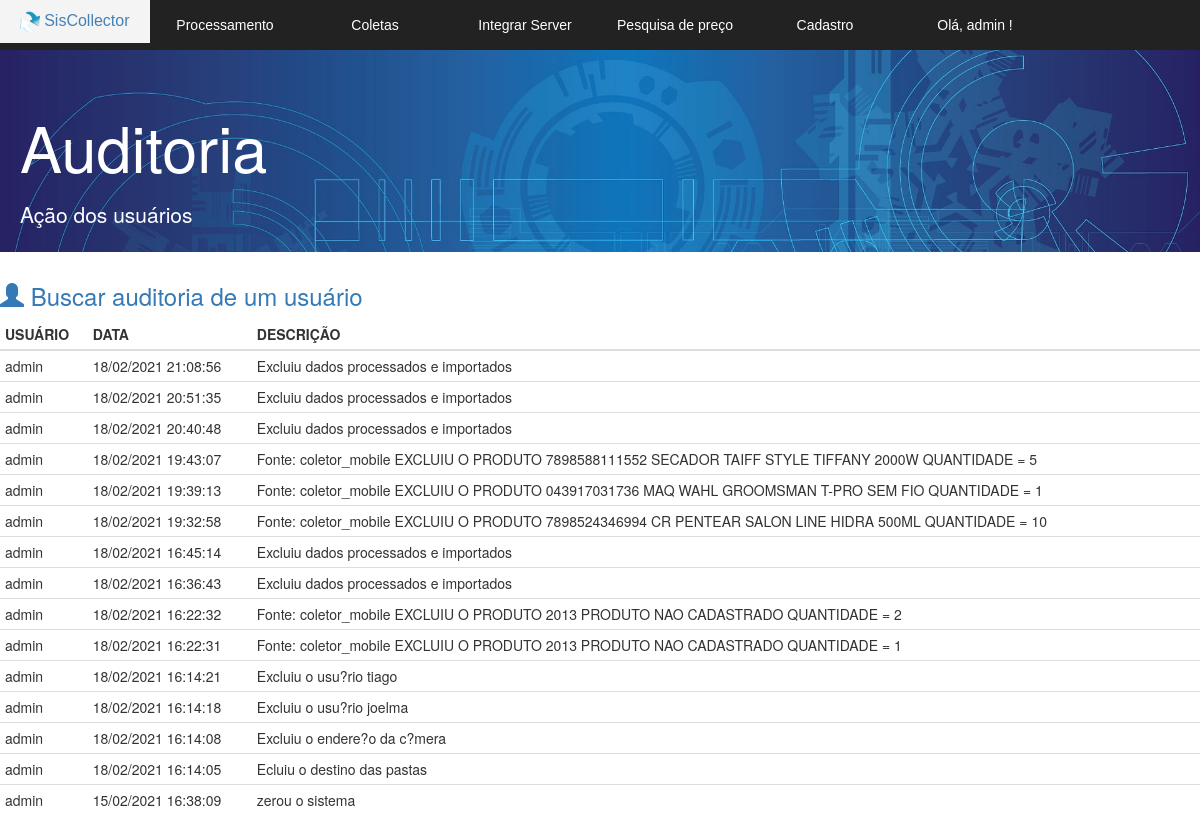
Before: /coletor/v_listar_auditoria.php (signed in) with the older database file.
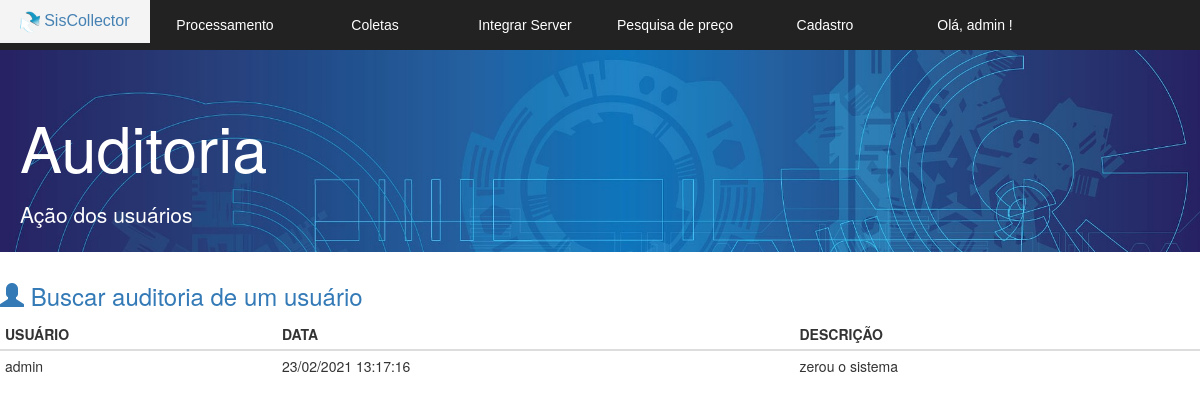
After: the same page with the newer database file.
### tables this page shows
CREATE TABLE IF NOT EXISTS `auditoria` (
  `id` int(11) NOT NULL AUTO_INCREMENT,
  `usuario` varchar(255) DEFAULT NULL,
  `descricao` varchar(255) DEFAULT NULL,
  `data` datetime NOT NULL,
  PRIMARY KEY (`id`)
);

### coletor/v_listar_auditoria.php (the view, shortened to what this page needs)
<!DOCTYPE html>
<html lang="pt-br">
<head>
  <link href="bootstrap/css/bootstrap.min.css" rel="stylesheet">
  <link rel="stylesheet" href="css.css">
  <link rel="stylesheet" href="normalize.css">
</head>
<body>
	<section id="principal">
   <?php
   require 'v_cabecalho.php';
   ?>
   <section class="corpo">
    <div class="jumbotron jumbotron-fluid">
      <div class="container">
        <h1 class="display-4">Auditoria</h1>
        <p class="lead">Ação dos usuários</p>
      </div>
    </div>
    <h3> <a href="v_buscar_usuario.php" > <span class="glyphicon glyphicon-user" aria-hidden="true"></span> Buscar auditoria de um usuário </a></h3>
    <?php
    $listagem = mysqli_query($conexao,  "SELECT * FROM auditoria order by id desc");
    ?>
    <table class="table table-condensed">
     <thead >
      <tr class="table-primary">
        <th scope="col">USUÁRIO</th>
        <th scope="col">DATA</th>
        <th scope="col">DESCRIÇÃO</th>
      </tr>
    </thead>
    <tbody>
      <?php
      while($linha = mysqli_fetch_array($listagem)) {
      $data = $linha['data'];
      ?>
        <tr>
          <td> <?= $linha['usuario'] ?> </td>
          <td> <?php echo date('d/m/Y H:i:s', strtotime($data));  ?>  </td>
          <td> <?= utf8_encode($linha['descricao']);  ?> </td>
        </tr>
        <?php } ?>
      </tbody>
    </table>
  </section>
</section>
</body>
</html>

### coletor/v_cabecalho.php (shortened to what this page needs)
<?php
$usuario = $_SESSION['usuario'];
?>
<div>
<nav class="menu">
	<ul>
		<li> <a href="index.php" id="a"> <img src="logo.png" height="22px" alt=""> SisCollector	</a></li>
		<li><a href="#">Processamento</a>
		</li>
		<li><a href="#">Coletas </a>
		</li>
		<li><a href="#">Integrar Server</a>
		</li>
		<li><a href="v_pesquisa_preco.php">Pesquisa de preço</a> </li>
		<li><a href="#">Cadastro</a>
		</li>
		<li> <a href="#"> Olá, <?php echo $usuario ;?> ! </a>
		</li>
	</ul>
</nav>
</div>

### coletor/css.css (style rules this page uses)
.jumbotron { padding-top: 70px; height: 18em; width: 100%; max-height: 50%; max-width: 100%; min-height: 20%; min-width: 30%; background-image: url("bg.jpg")!important; background-size: cover; color:#ffffff; }
.jumbotron h1 { margin-bottom: 0.3em; }
.jumbotron .container { margin-left:5px; }
a:link { text-decoration:none ; }
.menu { position: fixed; width: 100%; height: 50px; background-color: #222; font-family: 'arial'; }
#a { padding: 10px; color: #4682B4; font-size: 16px; }
.menu ul { list-style: none; position: relative; }
.menu ul li { width: 150px; float: left; }
.menu a { padding: 15px; display: block; text-decoration: none; text-align: center; background-color: #222; color:#fff; }

Changed rows visible on the page:
removed auditoria: usuario "admin", data "18/02/2021 21:08:56", descricao "Excluiu dados processados e importados"
removed auditoria: usuario "admin", data "18/02/2021 20:51:35", descricao "Excluiu dados processados e importados"
removed auditoria: usuario "admin", data "18/02/2021 20:40:48", descricao "Excluiu dados processados e importados"
removed auditoria: usuario "admin", data "18/02/2021 19:43:07", descricao "Fonte: coletor_mobile EXCLUIU O PRODUTO 7898588111552 SECADOR TAIFF STYLE TIFFANY 2000W QUANTIDADE = 5"
removed auditoria: usuario "admin", data "18/02/2021 19:39:13", descricao "Fonte: coletor_mobile EXCLUIU O PRODUTO 043917031736 MAQ WAHL GROOMSMAN T-PRO SEM FIO QUANTIDADE = 1"
removed auditoria: usuario "admin", data "18/02/2021 19:32:58", descricao "Fonte: coletor_mobile EXCLUIU O PRODUTO 7898524346994 CR PENTEAR SALON LINE HIDRA 500ML QUANTIDADE = 10"
removed auditoria: usuario "admin", data "18/02/2021 16:45:14", descricao "Excluiu dados processados e importados"
removed auditoria: usuario "admin", data "18/02/2021 16:36:43", descricao "Excluiu dados processados e importados"
removed auditoria: usuario "admin", data "18/02/2021 16:22:32", descricao "Fonte: coletor_mobile EXCLUIU O PRODUTO 2013 PRODUTO NAO CADASTRADO QUANTIDADE = 2"
removed auditoria: usuario "admin", data "18/02/2021 16:22:31", descricao "Fonte: coletor_mobile EXCLUIU O PRODUTO 2013 PRODUTO NAO CADASTRADO QUANTIDADE = 1"
removed auditoria: usuario "admin", data "18/02/2021 16:14:21", descricao "Excluiu o usu?rio tiago"
removed auditoria: usuario "admin", data "18/02/2021 16:14:18", descricao "Excluiu o usu?rio joelma"
removed auditoria: usuario "admin", data "18/02/2021 16:14:08", descricao "Excluiu o endere?o da c?mera"
removed auditoria: usuario "admin", data "18/02/2021 16:14:05", descricao "Ecluiu o destino das pastas"
changed auditoria "admin": data "15/02/2021 16:38:09" → "23/02/2021 13:17:16"
